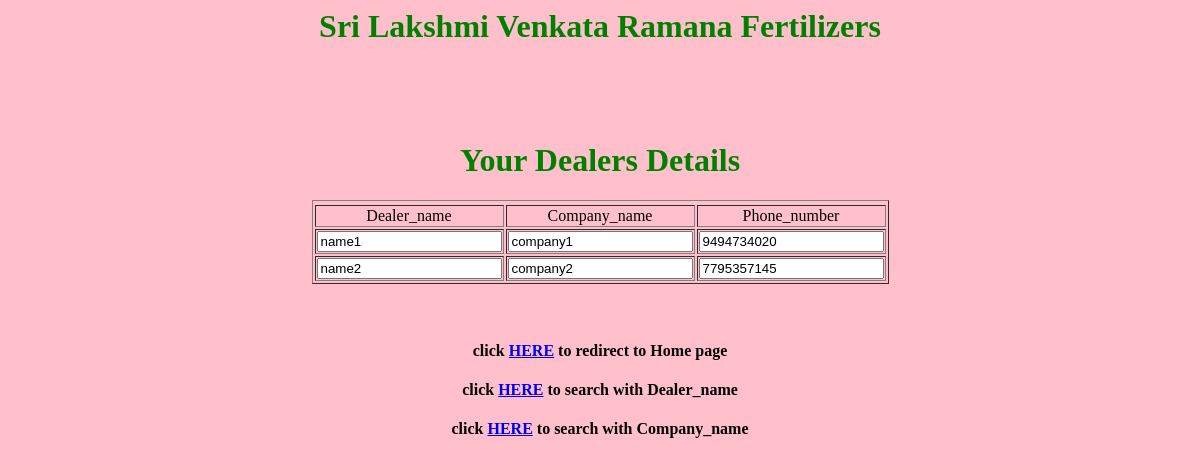
The app's page /total_dealers_details/, older data.
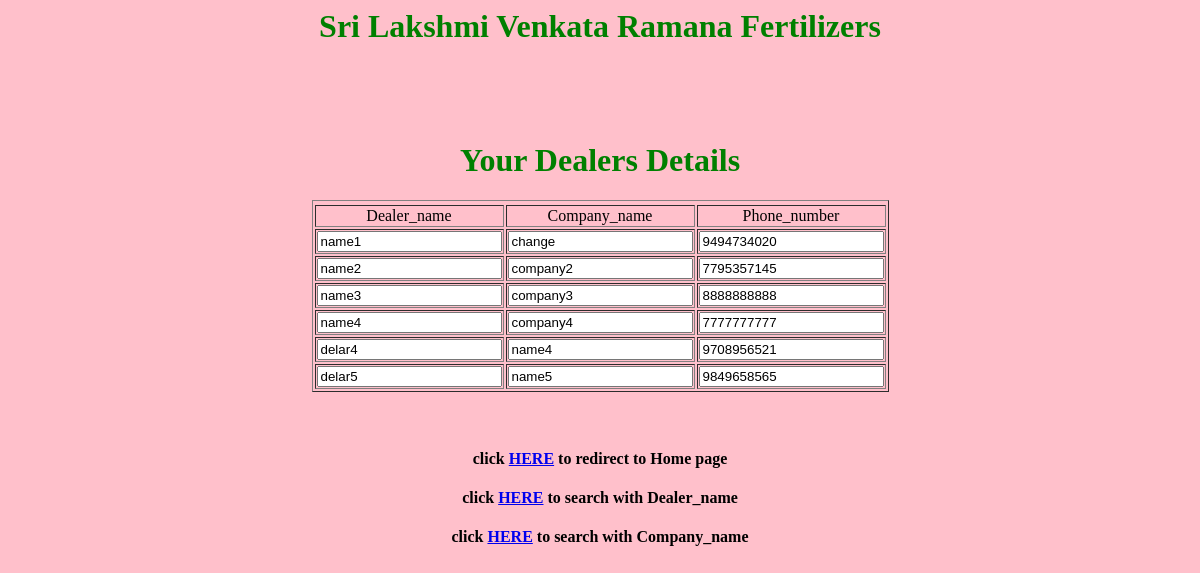
The same page, newer data.
### Products/models.py (models this page shows, shortened)
class Dealers_details(models.Model):
	Dealer_name=models.CharField(max_length=20)
	Company_name=models.CharField(max_length=20,unique=True)
	Phone_name=models.IntegerField()

### Products/views.py (the view)
# urls.py: url(r'^total_dealers_details/','Products.views.total_dealers_details'),
def total_dealers_details(request):
	obj = Dealers_details.objects.all()
	return render_to_response('show_dealers_details.html', {'data': obj})

### Products/templates/show_dealers_details.html (shortened to what this page needs)
<html>
    <head>
    </head>
    <body bgcolor='pink'>
    <font color='green'><h1 align='center'>Sri Lakshmi Venkata Ramana Fertilizers</h1></font>
    <br/><br/><br/>
        <font color='Green'><h1 align='center'> Your Dealers Details </h1></font>
        <form>
            <table border=1 align='center'>
                <tr align="center"><tr align="center"><td>Dealer_name</td><td>Company_name</td><td>Phone_number</td>
                </tr>
                {% for i in data %}
                    <tr>
                        <td><input type="text" value={{i.Dealer_name}} /></td>
                        <td><input type="text" value={{i.Company_name}} /></td>
                        <td><input type="text" value={{i.Phone_name}} /></td>
                    </tr>
                {% endfor %}
                </table>
            <br><br>
            <font align='center'>
				<h4 align='center'>click <a href='/home/'>HERE</a> to redirect to Home page</h4>
                <h4 align='center'>click <a href='/check_dealer_wise/'>HERE</a> to search with Dealer_name </h4>
                <h4 align='center'>click <a href='/show_company_wise/'>HERE</a> to search with Company_name </h4>
			</font>
        </form>
    </body>
</html>

Row changes from the older to the newer data that the page shows:
changed Dealers_details "name1": Company_name "company1" → "change"
added Dealers_details: Dealer_name "name3", Company_name "company3", Phone_name "8888888888"
added Dealers_details: Dealer_name "name4", Company_name "company4", Phone_name "7777777777"
added Dealers_details: Dealer_name "delar4", Company_name "name4", Phone_name "9708956521"
added Dealers_details: Dealer_name "delar5", Company_name "name5", Phone_name "9849658565"
